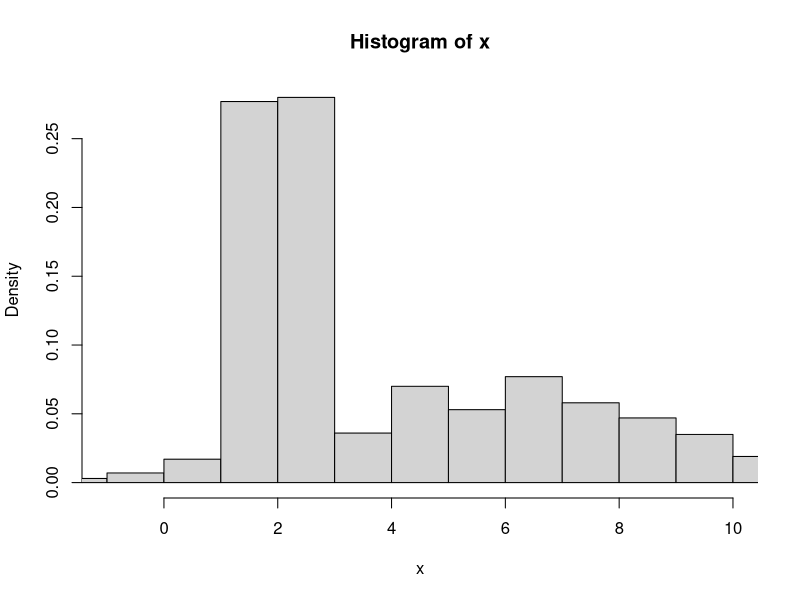
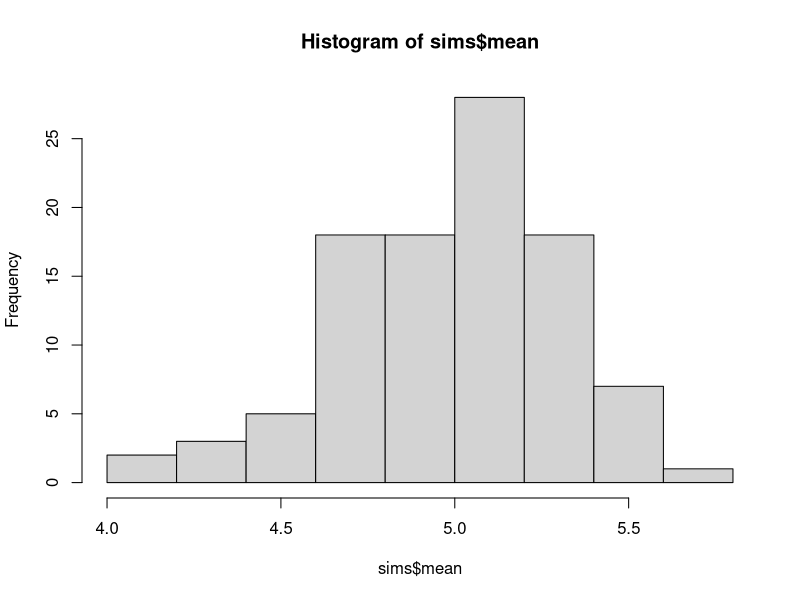
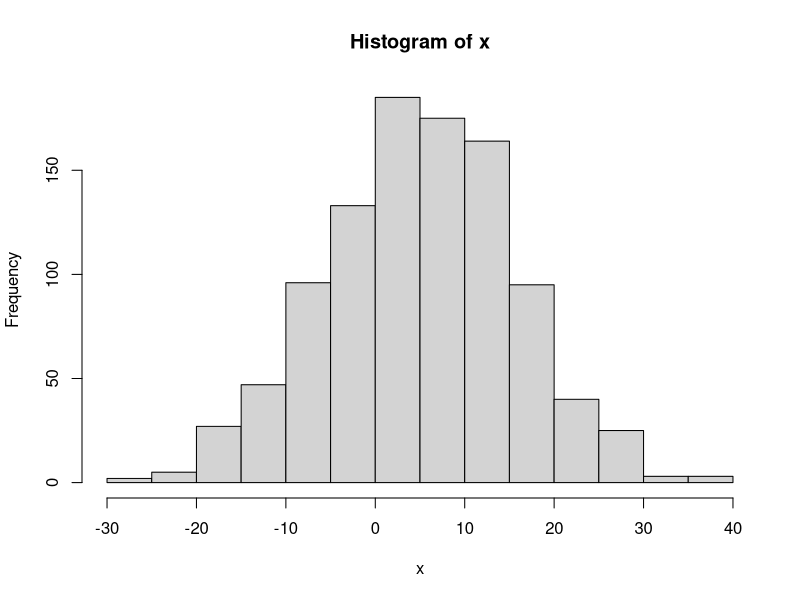
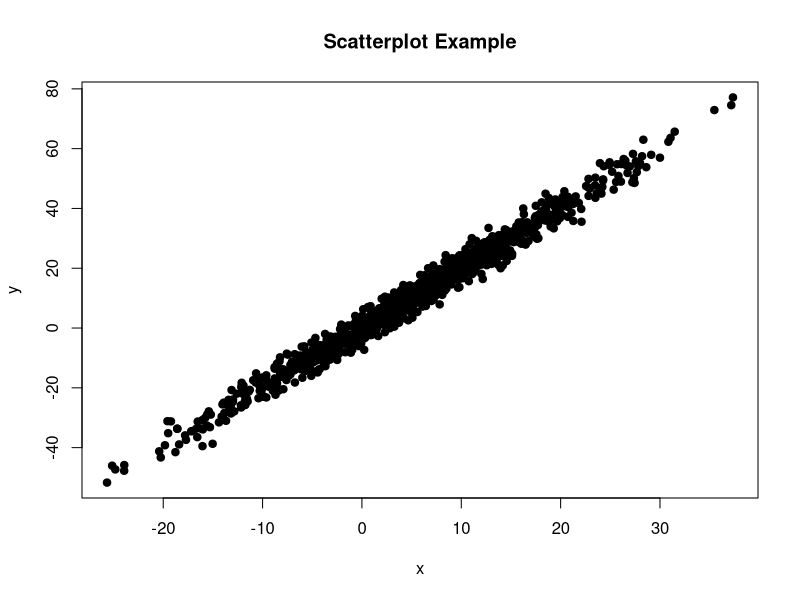

These figures' R source, in order:
library(truncnorm) 
rm(list = ls())

set.seed(4289)


# step 1
x <- c(rtruncnorm(500, a=-Inf, b=Inf, mean=2, sd=0.001),
        rtruncnorm(500, a=-Inf, b=Inf, mean=6, sd=3))

# step 2

nn <- 100 
e <- rnorm(nn,0,3)

# step 3

y <- 2*x+e

model <- lm(y~x)
summary(model)
coef(model)[2]
# step 4
# Summary
mean(x)
sd(x)
hist(x, breaks = 18, freq = FALSE, xlim=c(-1,10))

# Problem 1-What happens to the probability density function as the standard 
# deviation of either of the peaks changes in the step 1? 
# What happens to the SD. of X as the means change? 
# Play around with the means and standard deviations to see.


nn <- 500

#step 2-Set the number of simulations
runs<-100

#step 3-program a function that creates random variables and returns the mean
# resets betas to empty vector as global vector

bimodal.run <- function(){
  x <<- c(rtruncnorm(nn, a=-Inf, b=Inf, mean=2, sd=10),  rtruncnorm(nn, a=-Inf, b=Inf, mean=8, sd=10))
  e <- rnorm(nn,0,3)
  y <<- 2*x+e
  #capture beta coefficient per run
  model <- lm(y~x)
  betas <- coef(model)[2]
  mean.x<-mean(x)
  return(data.frame(mean = mean.x, betas = betas))

}


#step 4-run simulations from the step 3
sims <- do.call(rbind, replicate(runs,bimodal.run(), simplify = FALSE))
print(sims)

hist(sims$mean)



hist(x)

cor(x,y)
plot(x,y,main="Scatterplot Example",xlab="x", ylab="y",pch=19)

lm(y~x)
